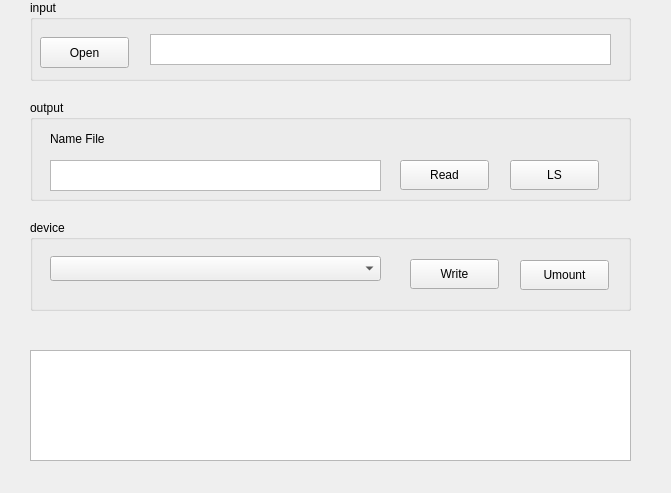
<?xml version="1.0" encoding="UTF-8"?>
<ui version="4.0">
 <class>DD</class>
 <widget class="QMainWindow" name="DD">
  <property name="geometry">
   <rect>
    <x>0</x>
    <y>0</y>
    <width>671</width>
    <height>493</height>
   </rect>
  </property>
  <property name="windowTitle">
   <string>DD</string>
  </property>
  <widget class="QWidget" name="centralWidget">
   <widget class="QGroupBox" name="groupBox">
    <property name="geometry">
     <rect>
      <x>30</x>
      <y>0</y>
      <width>601</width>
      <height>81</height>
     </rect>
    </property>
    <property name="title">
     <string>input</string>
    </property>
    <widget class="QPushButton" name="pushButton_3">
     <property name="geometry">
      <rect>
       <x>10</x>
       <y>37</y>
       <width>89</width>
       <height>31</height>
      </rect>
     </property>
     <property name="text">
      <string>Open</string>
     </property>
    </widget>
    <widget class="QTextBrowser" name="set_iso">
     <property name="geometry">
      <rect>
       <x>120</x>
       <y>34</y>
       <width>461</width>
       <height>31</height>
      </rect>
     </property>
    </widget>
   </widget>
   <widget class="QGroupBox" name="groupBox_2">
    <property name="geometry">
     <rect>
      <x>30</x>
      <y>220</y>
      <width>601</width>
      <height>91</height>
     </rect>
    </property>
    <property name="title">
     <string>device</string>
    </property>
    <widget class="QComboBox" name="inputDev">
     <property name="geometry">
      <rect>
       <x>20</x>
       <y>36</y>
       <width>331</width>
       <height>25</height>
      </rect>
     </property>
    </widget>
    <widget class="QPushButton" name="pushButton_2">
     <property name="geometry">
      <rect>
       <x>380</x>
       <y>39</y>
       <width>89</width>
       <height>30</height>
      </rect>
     </property>
     <property name="text">
      <string>Write</string>
     </property>
    </widget>
    <widget class="QPushButton" name="pushButton_4">
     <property name="geometry">
      <rect>
       <x>490</x>
       <y>40</y>
       <width>89</width>
       <height>30</height>
      </rect>
     </property>
     <property name="text">
      <string>Umount</string>
     </property>
    </widget>
   </widget>
   <widget class="QTextBrowser" name="log">
    <property name="geometry">
     <rect>
      <x>30</x>
      <y>350</y>
      <width>601</width>
      <height>111</height>
     </rect>
    </property>
   </widget>
   <widget class="QGroupBox" name="groupBox_3">
    <property name="geometry">
     <rect>
      <x>30</x>
      <y>100</y>
      <width>601</width>
      <height>101</height>
     </rect>
    </property>
    <property name="title">
     <string>output</string>
    </property>
    <widget class="QTextEdit" name="name_out_file">
     <property name="geometry">
      <rect>
       <x>20</x>
       <y>60</y>
       <width>331</width>
       <height>31</height>
      </rect>
     </property>
    </widget>
    <widget class="QLabel" name="label">
     <property name="geometry">
      <rect>
       <x>20</x>
       <y>30</y>
       <width>67</width>
       <height>17</height>
      </rect>
     </property>
     <property name="text">
      <string>Name File</string>
     </property>
    </widget>
    <widget class="QPushButton" name="pushButton">
     <property name="geometry">
      <rect>
       <x>370</x>
       <y>60</y>
       <width>89</width>
       <height>30</height>
      </rect>
     </property>
     <property name="text">
      <string>Read</string>
     </property>
    </widget>
    <widget class="QPushButton" name="pushButton_5">
     <property name="geometry">
      <rect>
       <x>480</x>
       <y>60</y>
       <width>89</width>
       <height>30</height>
      </rect>
     </property>
     <property name="text">
      <string>LS</string>
     </property>
    </widget>
   </widget>
  </widget>
 </widget>
 <layoutdefault spacing="6" margin="11"/>
 <resources/>
 <connections/>
</ui>
